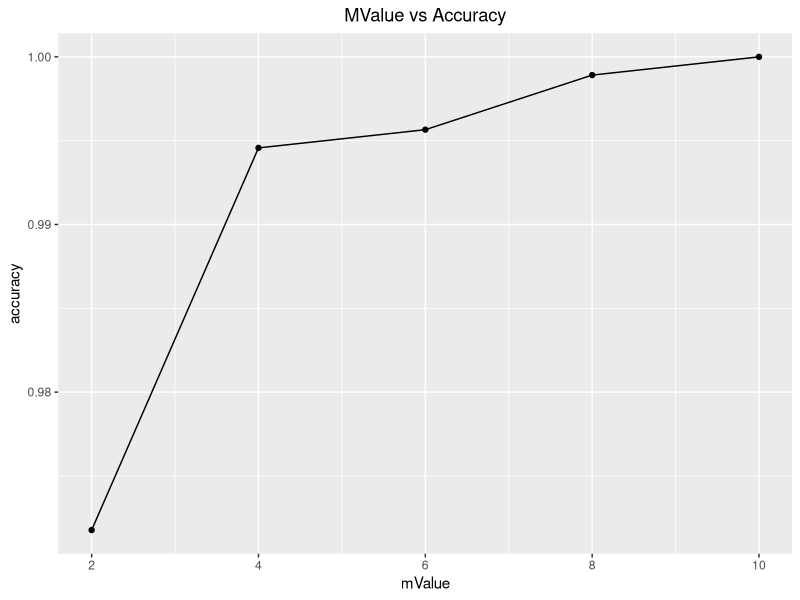
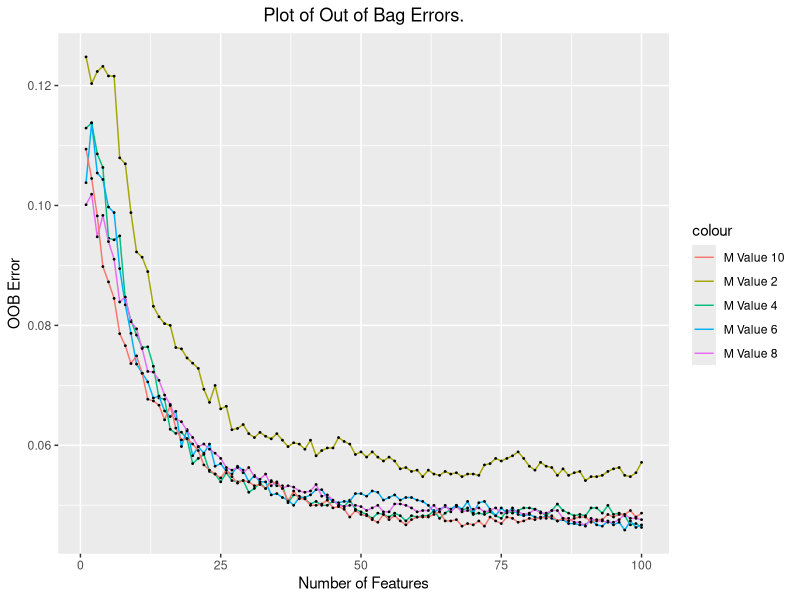

These figures' R source, in order:
#########################################################
# Homework 4 Problem 4
#########################################################

rm(list = ls())

# loading library kernlab
library(kernlab)

data("spam")

#generating training and testing dataset. 
set.seed(1234)
Index = sample(1:nrow(spam), 0.8*nrow(spam))
train = spam[Index,]
test = spam[-Index,]

# loading packages randomForest and MLmetrics
library(randomForest)
library(MLmetrics)
mlist = c()
alist = c()

for(i in seq(5,55,5)){
model = randomForest(type~., spam, ntree = 100, mtry = i)
modelPred = predict(model, test)
mlist = append(mlist, i)
alist = append(alist, MLmetrics::Accuracy(modelPred, test$type))
print(i)
}

alist

# Choosing m value to explore and plotting. 
mlist = c()
OOBlist = rep(0,100)
testError = c()
#select the best m among the choosed values of m. 
for(i in c(2,4,6,8,10)){
  model = randomForest(type~., spam, ntree = 100, mtry = i)
  modelPred = predict(model, test) 
  OOBlist = cbind(OOBlist, model$err.rate[,c(1)])
  mlist = append(mlist, i)
  testError = append(testError, MLmetrics::Accuracy(modelPred, test$type))
  print(i)
}

#creating data frame for plotting errors.
dataPlot = data.frame(mlist, testError)
#giving names to columns
names(dataPlot) = c("mValue", "accuracy")

# loading library ggplot2 for plotting errors.
library(ggplot2)
#plotting the value of m and accuracy of model.
ggplot(dataPlot, aes(x = mValue, y = accuracy)) + geom_line() + geom_point() +
  ggtitle("MValue vs Accuracy") + theme(plot.title = element_text(hjust = 0.5))

# Creating data frame of OOBlist
plotDataOOB = data.frame(OOBlist)[,-c(1)]
names(plotDataOOB) = c("mValue2", "mValue4","mValue6","mValue8","mValue10")
plotDataOOB$NTrees = seq(1, 100)
#plotting plotDataOOB using ggplot function
ggplot(plotDataOOB, aes(NTrees)) + 
  geom_line(aes(y = mValue2, colour = "M Value 2")) + geom_point(aes(y = mValue2), size = 0.3) + 
  geom_line(aes(y = mValue4, colour = "M Value 4")) + geom_point(aes(y = mValue4), size = 0.3) + 
  geom_line(aes(y = mValue6, colour = "M Value 6")) + geom_point(aes(y = mValue6), size = 0.3) + 
  geom_line(aes(y = mValue8, colour = "M Value 8")) + geom_point(aes(y = mValue8), size = 0.3) + 
  geom_line(aes(y = mValue10, colour = "M Value 10")) + geom_point(aes(y = mValue10), size = 0.3) + 
  ggtitle("Plot of Out of Bag Errors.") + xlab("Number of Features") + ylab("OOB Error") +
  theme(plot.title = element_text(hjust = 0.5))
